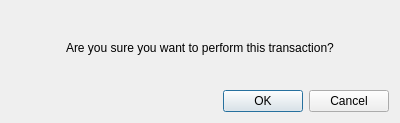
<?xml version="1.0" encoding="UTF-8"?>
<ui version="4.0">
 <class>checkout_dialog</class>
 <widget class="QDialog" name="checkout_dialog">
  <property name="geometry">
   <rect>
    <x>0</x>
    <y>0</y>
    <width>400</width>
    <height>123</height>
   </rect>
  </property>
  <property name="windowTitle">
   <string>Dialog</string>
  </property>
  <layout class="QVBoxLayout" name="verticalLayout">
   <item alignment="Qt::AlignHCenter">
    <widget class="QLabel" name="label">
     <property name="text">
      <string>Are you sure you want to perform this transaction?</string>
     </property>
    </widget>
   </item>
   <item>
    <widget class="QDialogButtonBox" name="buttonBox">
     <property name="orientation">
      <enum>Qt::Horizontal</enum>
     </property>
     <property name="standardButtons">
      <set>QDialogButtonBox::Cancel|QDialogButtonBox::Ok</set>
     </property>
    </widget>
   </item>
  </layout>
 </widget>
 <resources/>
 <connections>
  <connection>
   <sender>buttonBox</sender>
   <signal>accepted()</signal>
   <receiver>checkout_dialog</receiver>
   <slot>accept()</slot>
   <hints>
    <hint type="sourcelabel">
     <x>248</x>
     <y>254</y>
    </hint>
    <hint type="destinationlabel">
     <x>157</x>
     <y>274</y>
    </hint>
   </hints>
  </connection>
  <connection>
   <sender>buttonBox</sender>
   <signal>rejected()</signal>
   <receiver>checkout_dialog</receiver>
   <slot>reject()</slot>
   <hints>
    <hint type="sourcelabel">
     <x>316</x>
     <y>260</y>
    </hint>
    <hint type="destinationlabel">
     <x>286</x>
     <y>274</y>
    </hint>
   </hints>
  </connection>
 </connections>
</ui>
